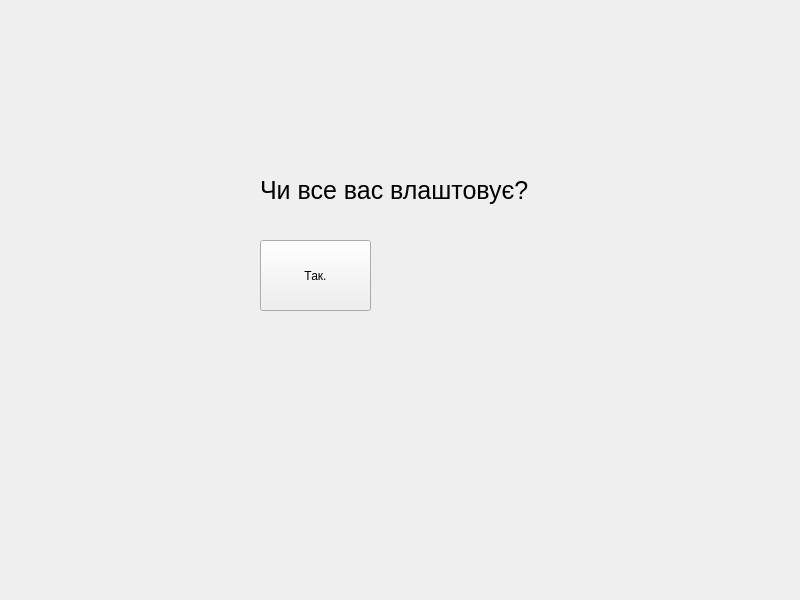
<?xml version="1.0" encoding="UTF-8"?>
<ui version="4.0">
 <class>MainWindow</class>
 <widget class="QMainWindow" name="MainWindow">
  <property name="geometry">
   <rect>
    <x>0</x>
    <y>0</y>
    <width>800</width>
    <height>600</height>
   </rect>
  </property>
  <property name="minimumSize">
   <size>
    <width>800</width>
    <height>600</height>
   </size>
  </property>
  <property name="maximumSize">
   <size>
    <width>800</width>
    <height>600</height>
   </size>
  </property>
  <property name="windowTitle">
   <string>MainWindow</string>
  </property>
  <widget class="QWidget" name="centralwidget">
   <widget class="QLabel" name="label">
    <property name="geometry">
     <rect>
      <x>260</x>
      <y>140</y>
      <width>271</width>
      <height>101</height>
     </rect>
    </property>
    <property name="styleSheet">
     <string notr="true">font-size: 25px;</string>
    </property>
    <property name="text">
     <string>Чи все вас влаштовує?</string>
    </property>
   </widget>
   <widget class="QPushButton" name="yes_button">
    <property name="geometry">
     <rect>
      <x>260</x>
      <y>240</y>
      <width>111</width>
      <height>71</height>
     </rect>
    </property>
    <property name="text">
     <string>Так.</string>
    </property>
   </widget>
  </widget>
  <widget class="QMenuBar" name="menubar">
   <property name="geometry">
    <rect>
     <x>0</x>
     <y>0</y>
     <width>800</width>
     <height>23</height>
    </rect>
   </property>
  </widget>
 </widget>
 <resources/>
 <connections/>
</ui>
